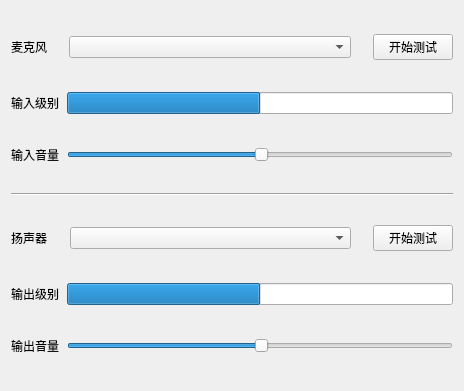
<?xml version="1.0" encoding="UTF-8"?>
<ui version="4.0">
 <class>AudioSettingsWidget</class>
 <widget class="QWidget" name="AudioSettingsWidget">
  <property name="geometry">
   <rect>
    <x>0</x>
    <y>0</y>
    <width>464</width>
    <height>391</height>
   </rect>
  </property>
  <property name="windowTitle">
   <string>Form</string>
  </property>
  <layout class="QVBoxLayout" name="verticalLayout_3">
   <item>
    <layout class="QVBoxLayout" name="verticalLayout">
     <property name="spacing">
      <number>32</number>
     </property>
     <item>
      <layout class="QHBoxLayout" name="horizontalLayout_3">
       <property name="spacing">
        <number>22</number>
       </property>
       <item>
        <widget class="QLabel" name="label">
         <property name="text">
          <string>麦克风</string>
         </property>
        </widget>
       </item>
       <item>
        <layout class="QHBoxLayout" name="horizontalLayout">
         <item>
          <widget class="QComboBox" name="micDevices">
           <property name="sizePolicy">
            <sizepolicy hsizetype="Expanding" vsizetype="Fixed">
             <horstretch>0</horstretch>
             <verstretch>0</verstretch>
            </sizepolicy>
           </property>
          </widget>
         </item>
         <item>
          <widget class="QPushButton" name="testMicButton">
           <property name="sizePolicy">
            <sizepolicy hsizetype="Preferred" vsizetype="Fixed">
             <horstretch>0</horstretch>
             <verstretch>0</verstretch>
            </sizepolicy>
           </property>
           <property name="text">
            <string>开始测试</string>
           </property>
          </widget>
         </item>
        </layout>
       </item>
      </layout>
     </item>
     <item>
      <layout class="QHBoxLayout" name="horizontalLayout_4">
       <property name="spacing">
        <number>8</number>
       </property>
       <item>
        <widget class="QLabel" name="label_2">
         <property name="text">
          <string>输入级别</string>
         </property>
        </widget>
       </item>
       <item>
        <widget class="QProgressBar" name="inputAudioLevel">
         <property name="sizePolicy">
          <sizepolicy hsizetype="Expanding" vsizetype="Fixed">
           <horstretch>0</horstretch>
           <verstretch>0</verstretch>
          </sizepolicy>
         </property>
         <property name="value">
          <number>50</number>
         </property>
         <property name="textVisible">
          <bool>false</bool>
         </property>
         <property name="invertedAppearance">
          <bool>false</bool>
         </property>
        </widget>
       </item>
      </layout>
     </item>
     <item>
      <layout class="QHBoxLayout" name="horizontalLayout_5">
       <property name="spacing">
        <number>8</number>
       </property>
       <item>
        <widget class="QLabel" name="label_3">
         <property name="text">
          <string>输入音量</string>
         </property>
         <property name="alignment">
          <set>Qt::AlignLeading|Qt::AlignLeft|Qt::AlignVCenter</set>
         </property>
        </widget>
       </item>
       <item>
        <widget class="QSlider" name="inputAudioVolume">
         <property name="value">
          <number>50</number>
         </property>
         <property name="orientation">
          <enum>Qt::Horizontal</enum>
         </property>
        </widget>
       </item>
      </layout>
     </item>
    </layout>
   </item>
   <item>
    <widget class="Line" name="line">
     <property name="orientation">
      <enum>Qt::Horizontal</enum>
     </property>
    </widget>
   </item>
   <item>
    <layout class="QVBoxLayout" name="verticalLayout_2">
     <property name="spacing">
      <number>32</number>
     </property>
     <item>
      <layout class="QHBoxLayout" name="horizontalLayout_6">
       <property name="spacing">
        <number>22</number>
       </property>
       <item>
        <widget class="QLabel" name="label_4">
         <property name="text">
          <string>扬声器</string>
         </property>
        </widget>
       </item>
       <item>
        <layout class="QHBoxLayout" name="horizontalLayout_2">
         <item>
          <widget class="QComboBox" name="speakerDevices">
           <property name="sizePolicy">
            <sizepolicy hsizetype="Expanding" vsizetype="Fixed">
             <horstretch>0</horstretch>
             <verstretch>0</verstretch>
            </sizepolicy>
           </property>
          </widget>
         </item>
         <item>
          <widget class="QPushButton" name="testSpeakerButton">
           <property name="sizePolicy">
            <sizepolicy hsizetype="Preferred" vsizetype="Fixed">
             <horstretch>0</horstretch>
             <verstretch>0</verstretch>
            </sizepolicy>
           </property>
           <property name="text">
            <string>开始测试</string>
           </property>
          </widget>
         </item>
        </layout>
       </item>
      </layout>
     </item>
     <item>
      <layout class="QHBoxLayout" name="horizontalLayout_7">
       <property name="spacing">
        <number>8</number>
       </property>
       <item>
        <widget class="QLabel" name="label_5">
         <property name="text">
          <string>输出级别</string>
         </property>
        </widget>
       </item>
       <item>
        <widget class="QProgressBar" name="outputAudioLevel">
         <property name="value">
          <number>50</number>
         </property>
         <property name="textVisible">
          <bool>false</bool>
         </property>
        </widget>
       </item>
      </layout>
     </item>
     <item>
      <layout class="QHBoxLayout" name="horizontalLayout_8">
       <property name="spacing">
        <number>8</number>
       </property>
       <item>
        <widget class="QLabel" name="label_6">
         <property name="text">
          <string>输出音量</string>
         </property>
         <property name="alignment">
          <set>Qt::AlignLeading|Qt::AlignLeft|Qt::AlignVCenter</set>
         </property>
        </widget>
       </item>
       <item>
        <widget class="QSlider" name="outputAudioVolume">
         <property name="value">
          <number>50</number>
         </property>
         <property name="orientation">
          <enum>Qt::Horizontal</enum>
         </property>
        </widget>
       </item>
      </layout>
     </item>
    </layout>
   </item>
  </layout>
 </widget>
 <resources/>
 <connections/>
</ui>
